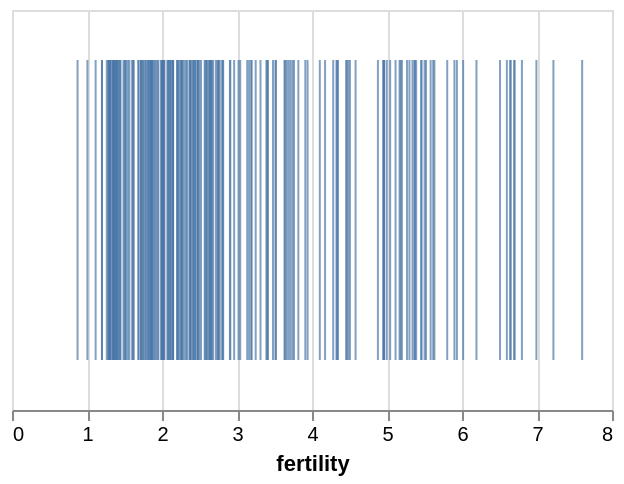

Notebook cell for this chart:
### Markdown cell above
### Solution A

### Code cell
alt.Chart(df_year).mark_tick().encode(
    x = alt.X('fertility:Q'),
    tooltip=['fertility:Q','Country:N']
).properties(height=200)

### Figure 1 — Vega-Lite specification as saved in the notebook (floating-point values rounded to 4 significant figures; data arrays with more than 128 entries replaced by an {"elided": "..."} marker saying what was removed)
{"config": {"view": {"continuousWidth": 300, "continuousHeight": 300}}, "data": {"name": "data-8a4e0ea2c49ee6424bb0ce3279dd0e8c"}, "mark": {"type": "tick"}, "encoding": {"tooltip": [{"field": "fertility", "type": "quantitative"}, {"field": "Country", "type": "nominal"}], "x": {"field": "fertility", "type": "quantitative"}}, "height": 200, "$schema": "https://vega.github.io/schema/vega-lite/v5.20.1.json", "datasets": {"data-8a4e0ea2c49ee6424bb0ce3279dd0e8c": {"elided": "204 records"}}}
